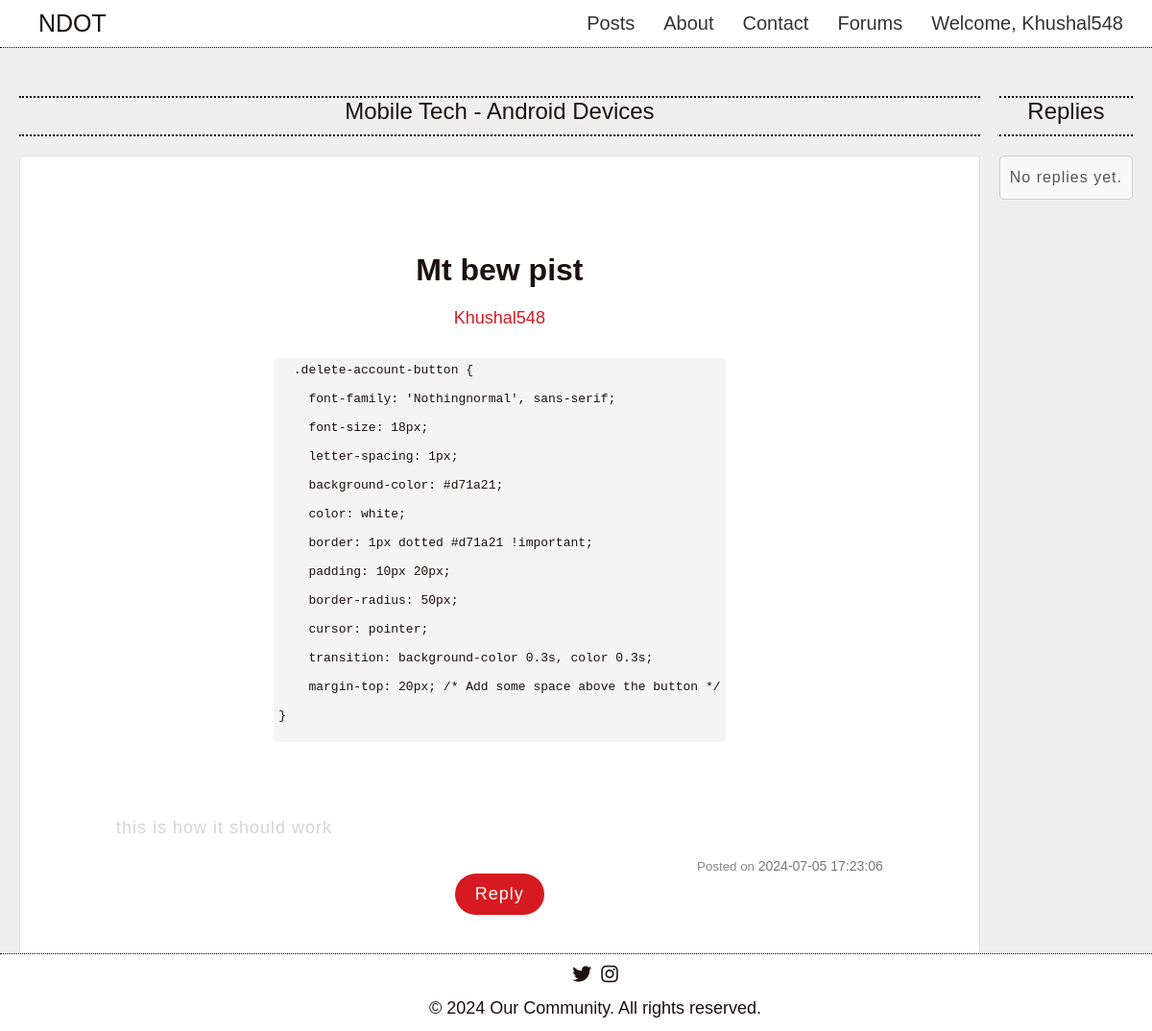
/post.php?id=98 (signed in), run on the app's committed database.
### tables this page shows
CREATE TABLE `posts` (
  `id` int(11) NOT NULL,
  `username` varchar(255) NOT NULL,
  `content` text NOT NULL,
  `created_at` timestamp NOT NULL DEFAULT current_timestamp(),
  `forum_id` int(11) DEFAULT NULL,
  `topic_id` int(11) DEFAULT NULL,
  `postTitle` varchar(255) NOT NULL,
  `reply_count` int(11) DEFAULT 0
);

CREATE TABLE `forums` (
  `id` int(11) NOT NULL,
  `name` varchar(255) NOT NULL
);

CREATE TABLE `topics` (
  `id` int(11) NOT NULL,
  `forum_id` int(11) NOT NULL,
  `name` varchar(255) NOT NULL
);

### post.php (the view, shortened to what this page needs)
<?php
    include 'db_connection.php';
if (isset($_SESSION['username']) && isset($_SESSION['email'])) {
    $username = $_SESSION['username'];
} else {
    header("Location: login.html");
    exit();
}
    $post_id = isset($_GET['id']) ? intval($_GET['id']) : 0;
    $query = "SELECT p.id, p.username, p.content, p.created_at, p.topic_id, p.forum_id, p.postTitle,
                    t.name AS topic_name, f.name AS forum_name
            FROM posts p
            LEFT JOIN topics t ON p.topic_id = t.id
            LEFT JOIN forums f ON p.forum_id = f.id
            WHERE p.id = ?";
    $stmt = $conn->prepare($query);
    $stmt->bind_param("i", $post_id);
    $stmt->execute();
    $result = $stmt->get_result();
    $post = $result->fetch_assoc();
    $replies = [];
    if (isset($_SESSION['username']) && isset($_SESSION['email'])) {
        $username = $_SESSION['username'];
    } else {
        header("Location: login.html");
        exit();
    }
    if (isset($_SESSION['username']) && isset($_SESSION['email'])) {
        $username = $_SESSION['username'];
    } else {
        header("Location: login.html");
        exit();
    }
    ?>
    <!DOCTYPE html>
    <html lang="en">
    <head>
        <link rel="stylesheet" href="https://cdnjs.cloudflare.com/ajax/libs/font-awesome/6.0.0-beta3/css/all.min.css">
    <link href="https://cdn.quilljs.com/1.3.6/quill.snow.css" rel="stylesheet">
    <link href="https://cdn.jsdelivr.net/npm/quill-emoji@0.1.7/dist/quill-emoji.css" rel="stylesheet">
    </head>
    <body>
        <header>
            <div class="nav-left">
                <a href="index.html">NDOT</a>
            </div>
            <div class="nav-right">
            <a href="test.php">Posts</a>
                <a href="about.php">About</a>
                <a href="contact.php">Contact</a>
                <a href="forums.php">Forums</a>
                <a href="#" id="welcome-link" onclick="showPopups()">Welcome, <?php echo htmlspecialchars($username); ?></a>
            </div>
        </header>
        <main>
            <div class="content-container">
                <h3><?php echo htmlspecialchars($post['forum_name']); ?> - <?php echo htmlspecialchars($post['topic_name']); ?></h3>
                <div class="post-container">
    <div class="post-header">
        <h1 class="post-title"><?php echo htmlspecialchars($post['postTitle']); ?></h1>
        <a href="profile.php?user=<?php echo urlencode($post['username']); ?>" class="username-link">
            <?php echo htmlspecialchars($post['username']); ?>
        </a>
    </div>
    <p><?php echo nl2br($post['content']); ?></p>
    <small>Posted on <span class="created_at"><?php echo htmlspecialchars($post['created_at']); ?></span></small>
    <button class="reply-button" onclick="showEditor()">Reply</button>
</div>
            </div>
            <div class="replies-container">
    <h3>Replies</h3>
    <?php if (empty($replies)) : ?>
        <p class="no-replies-message">No replies yet.</p>
    <?php endif; ?>
</div>
        </main>
        <footer>
      <div class="social-icons">
        <a href="https://x.com/nerdwana_c">
          <i class="fab fa-twitter"></i>
        </a>
        <a href="https://www.instagram.com/nerdwana.community/">
          <i class="fab fa-instagram"></i>
        </a>
      </div>
      <a style="font-family: 'Nothingnormal', sans-serif;
          font-size: 18px;
          line-height: 1.5;">© 2024 Our Community. All rights reserved.</a>
    </footer>
    </body>
    </html>

### post.php (style rules this page uses)
.ql-syntax { background-color: #f4f4f4; border-radius: 4px; padding: 5px; font-family: monospace; display: inline-block; text-align: left !important; white-space: pre-wrap; }
body { text-align: center; font-family: Arial, sans-serif; background-color: #efefef; color: #1A1110; margin: 0; padding: 0; display: flex; flex-direction: column; align-items: center; overflow-x: hidden; }
header { border-bottom: 1px dotted #000; display: inline-block; background-color: #ffffff; color: #1A1110; padding: 0; text-align: center; display: flex; justify-content: space-between; align-items: center; width: 100%; padding: 10px 20px; box-sizing: border-box; position: fixed; top: 0; left: 0; z-index: 1000; }
.nav-left { display: flex; align-items: center; flex: 1; margin-left: 20px; }
.nav-left a { font-family: 'Nothinginspired', sans-serif; font-size: 25px; text-decoration: none; color: #1A1110; }
h3 { border-bottom: 2px dotted #000; padding-bottom: 10px; border-top: 2px dotted #000; display: block; font-family: 'Nothinginspired', sans-serif; font-size: 24px; margin: 0 auto; font-weight: lighter; }
.nav-right { display: flex; gap: 10px; }
.nav-right a { text-decoration: none; color: #333; margin: 0 10px; font-family: 'Nothinginspired', sans-serif; font-size: 20px; transition: color 0.3s ease; }
main { display: flex; padding: 100px 20px 20px; width: 100%; justify-content: flex-start; align-items: flex-start; }
.content-container { flex: 1; padding: 0px; padding-right: 20px; padding-left:20px; }
.replies-container { padding-right: 20px; }
.content-container h3 { margin-bottom: 20px; }
.post-container { background-color: #fff; border: 1px solid #ddd; border-radius: 4px; padding: 100px; width: 100%; box-sizing: border-box; }
.post-container h1 { margin-top: 0; }
.post-container p { text-align: left; }
.post-container small { display: block; text-align: right; color: #888; }
.post-container a { display: block; text-align: center; margin-top: 20px; }
.post-container .created_at { font-size: 14px; color: #777; }
footer { border-top: 1px dotted #000; background-color: #ffffff; color: #1A1110; padding: 10px 20px; text-align: center; position: fixed; bottom: 0; left: 0; width: 100%; z-index: 1000; }
.social-icons { display: flex; justify-content: center; gap: 10px; margin-bottom: 10px; }
.social-icons a { font-size: 20px; color: #1A1110; transition: transform 0.3s ease; }
p, ul { font-family: 'Nothingnormal', sans-serif; font-size: 18px; line-height: 1.5; text-align: justify; letter-spacing: 1px; }
.reply-button { font-family: 'Nothingnormal', sans-serif; font-size: 18px; letter-spacing: 1px; background-color: #d71a21; color: white; border: 1px dotted #d71a21; padding: 10px 20px; border-radius: 50px; cursor: pointer; transition: background-color 0.3s, color 0.3s; }
.no-replies-message { text-align: center; margin: 20px auto; padding: 10px; max-width: 600px; border: 1px solid #ccc; border-radius: 5px; background-color: #f9f9f9; font-size: 16px; color: #555; }
.username-link { font-family: 'Nothinginspired', sans-serif; font-size: 18px; color: #d71a21; text-decoration: none; cursor: pointer; }

### data on the page
posts: forum.name "Mobile Tech", topic.name "Android Devices", postTitle "Mt bew pist", username "Khushal548", content ".delete-account-button { font-family: 'Nothingnormal', sans-serif; font-size: 18px; letter-spacing: 1px; background-color: #d71a21; color: white; border: 1px dotted #d71a21 !important; padding: 10px 20px; border-radius: 50px; cursor: pointer; transition: background-color 0.3s, color 0.3s; margin-top: 20px; /* Add some space above the button */ } this is how it should work", created_at "2024-07-05 17:23:06"

### other printed values
$username "Khushal548"
